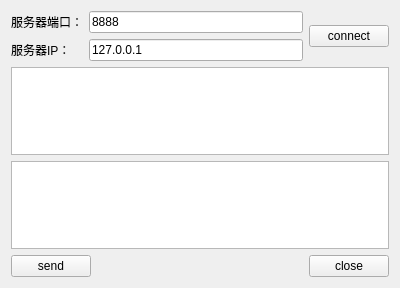
<?xml version="1.0" encoding="UTF-8"?>
<ui version="4.0">
 <class>MyTcpClient</class>
 <widget class="QWidget" name="MyTcpClient">
  <property name="geometry">
   <rect>
    <x>0</x>
    <y>0</y>
    <width>400</width>
    <height>288</height>
   </rect>
  </property>
  <property name="windowTitle">
   <string>Form</string>
  </property>
  <layout class="QGridLayout" name="gridLayout">
   <item row="0" column="0">
    <widget class="QLabel" name="label">
     <property name="text">
      <string>服务器端口：</string>
     </property>
    </widget>
   </item>
   <item row="0" column="1" colspan="2">
    <widget class="QLineEdit" name="lineEditPort">
     <property name="text">
      <string>8888</string>
     </property>
    </widget>
   </item>
   <item row="1" column="0">
    <widget class="QLabel" name="label_2">
     <property name="text">
      <string>服务器IP：</string>
     </property>
    </widget>
   </item>
   <item row="1" column="1" colspan="2">
    <widget class="QLineEdit" name="lineEditIP">
     <property name="text">
      <string>127.0.0.1</string>
     </property>
    </widget>
   </item>
   <item row="2" column="0" colspan="4">
    <widget class="QTextEdit" name="textEditRead">
     <property name="readOnly">
      <bool>true</bool>
     </property>
    </widget>
   </item>
   <item row="3" column="0" colspan="4">
    <widget class="QTextEdit" name="textEditWrite"/>
   </item>
   <item row="4" column="0" colspan="2">
    <widget class="QPushButton" name="pushButtonSend">
     <property name="text">
      <string>send</string>
     </property>
    </widget>
   </item>
   <item row="4" column="2">
    <spacer name="horizontalSpacer">
     <property name="orientation">
      <enum>Qt::Horizontal</enum>
     </property>
     <property name="sizeHint" stdset="0">
      <size>
       <width>337</width>
       <height>20</height>
      </size>
     </property>
    </spacer>
   </item>
   <item row="4" column="3">
    <widget class="QPushButton" name="pushButtonClose">
     <property name="text">
      <string>close</string>
     </property>
    </widget>
   </item>
   <item row="0" column="3" rowspan="2">
    <widget class="QPushButton" name="buttonConnect">
     <property name="text">
      <string>connect</string>
     </property>
    </widget>
   </item>
  </layout>
 </widget>
 <resources/>
 <connections/>
</ui>
